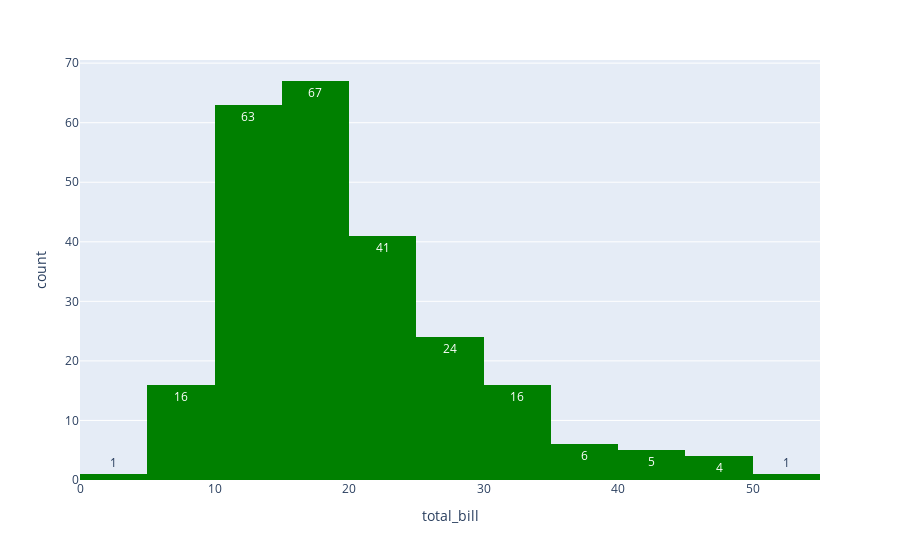

The cell this chart's notebook holds for it:
### Code cell
px.histogram(data_frame=tips,x='total_bill',nbins=20,color_discrete_sequence=['green'],text_auto=True)

### Figure 1 — Plotly figure (JSON) as saved in the notebook; plotly's stock layout.template omitted (floating-point values rounded to 4 significant figures; data arrays with more than 128 entries replaced by an {"elided": "..."} marker saying what was removed)
{"data": [{"bingroup": "x", "hovertemplate": "total_bill=%{x}<br>count=%{y}<extra></extra>", "legendgroup": "", "marker": {"color": "green", "pattern": {"shape": ""}}, "name": "", "nbinsx": 20, "orientation": "v", "showlegend": false, "texttemplate": "%{value}", "type": "histogram", "x": {"elided": "244 float values"}, "xaxis": "x", "yaxis": "y"}], "layout": {"barmode": "relative", "legend": {"tracegroupgap": 0}, "margin": {"t": 60}, "xaxis": {"anchor": "y", "domain": [0, 1], "title": {"text": "total_bill"}}, "yaxis": {"anchor": "x", "domain": [0, 1], "title": {"text": "count"}}}}
